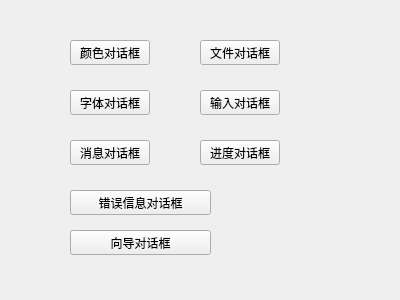
<?xml version="1.0" encoding="UTF-8"?>
<ui version="4.0">
 <class>MyWidget</class>
 <widget class="QWidget" name="MyWidget">
  <property name="geometry">
   <rect>
    <x>0</x>
    <y>0</y>
    <width>400</width>
    <height>300</height>
   </rect>
  </property>
  <property name="windowTitle">
   <string>MyWidget</string>
  </property>
  <widget class="QPushButton" name="pushButton">
   <property name="geometry">
    <rect>
     <x>70</x>
     <y>40</y>
     <width>80</width>
     <height>25</height>
    </rect>
   </property>
   <property name="text">
    <string>颜色对话框</string>
   </property>
  </widget>
  <widget class="QPushButton" name="pushButton_2">
   <property name="geometry">
    <rect>
     <x>70</x>
     <y>90</y>
     <width>80</width>
     <height>25</height>
    </rect>
   </property>
   <property name="text">
    <string>字体对话框</string>
   </property>
  </widget>
  <widget class="QPushButton" name="pushButton_3">
   <property name="geometry">
    <rect>
     <x>70</x>
     <y>140</y>
     <width>80</width>
     <height>25</height>
    </rect>
   </property>
   <property name="text">
    <string>消息对话框</string>
   </property>
  </widget>
  <widget class="QPushButton" name="pushButton_4">
   <property name="geometry">
    <rect>
     <x>200</x>
     <y>40</y>
     <width>80</width>
     <height>25</height>
    </rect>
   </property>
   <property name="text">
    <string>文件对话框</string>
   </property>
  </widget>
  <widget class="QPushButton" name="pushButton_5">
   <property name="geometry">
    <rect>
     <x>200</x>
     <y>90</y>
     <width>80</width>
     <height>25</height>
    </rect>
   </property>
   <property name="text">
    <string>输入对话框</string>
   </property>
  </widget>
  <widget class="QPushButton" name="pushButton_6">
   <property name="geometry">
    <rect>
     <x>200</x>
     <y>140</y>
     <width>80</width>
     <height>25</height>
    </rect>
   </property>
   <property name="text">
    <string>进度对话框</string>
   </property>
  </widget>
  <widget class="QPushButton" name="pushButton_7">
   <property name="geometry">
    <rect>
     <x>70</x>
     <y>190</y>
     <width>141</width>
     <height>25</height>
    </rect>
   </property>
   <property name="text">
    <string>错误信息对话框</string>
   </property>
  </widget>
  <widget class="QPushButton" name="pushButton_8">
   <property name="geometry">
    <rect>
     <x>70</x>
     <y>230</y>
     <width>141</width>
     <height>25</height>
    </rect>
   </property>
   <property name="text">
    <string>向导对话框</string>
   </property>
  </widget>
 </widget>
 <layoutdefault spacing="6" margin="11"/>
 <resources/>
 <connections/>
</ui>
